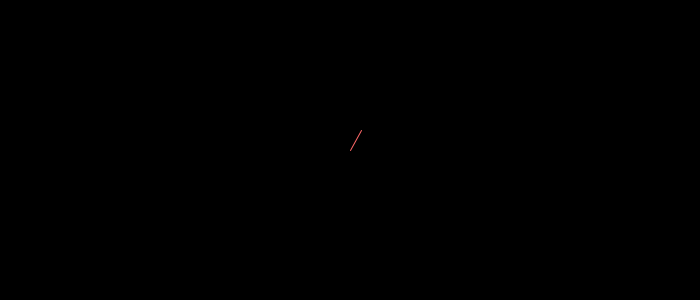
Frame 1 (no input)
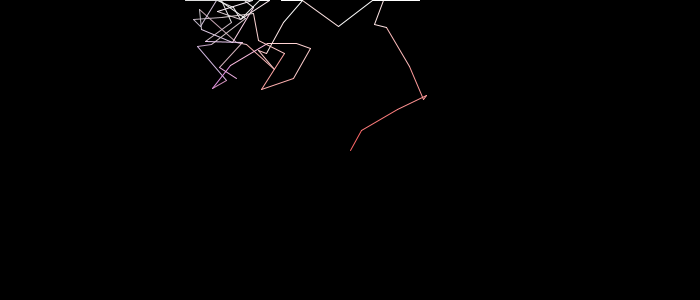
Frame 60 (the mouse pressed at the canvas centre just before this capture)
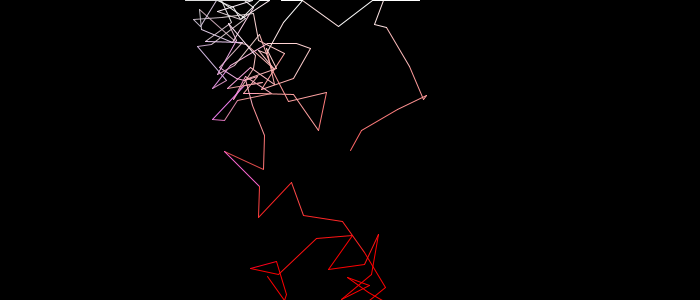
Frame 120 (the mouse held since frame 60 and released just before this capture)

The Processing sketch that drew these frames (run headless with seeded random() and noise(); from frame 60 on, the mouse is pressed at the canvas centre):

// Processing sketch: processing_21375
// ── processing_21375.pde

// Two global variables
float x;
float y;

void setup() {  //setup function called initially, only once
  size(700,300);
  frameRate(30);
  background(0); //set background white
  colorMode(HSB);   //set colors to Hue, Saturation, Brightness mode
  smooth();
  x = width/2;
  y = height/2;
}

void draw() {
  //  new x & y position designed randomly. 
  float xPos = constrain(x + random(-40,40),0,width);
  float yPos = constrain(y + random(-40,40),0,height);
  // draw line
  //stroke(random(255),100,255);
  stroke(x,y,xPos);
  line(x,y,xPos,yPos);
  // giving to x & y new location
  x = xPos; 
  y = yPos;
}                       
